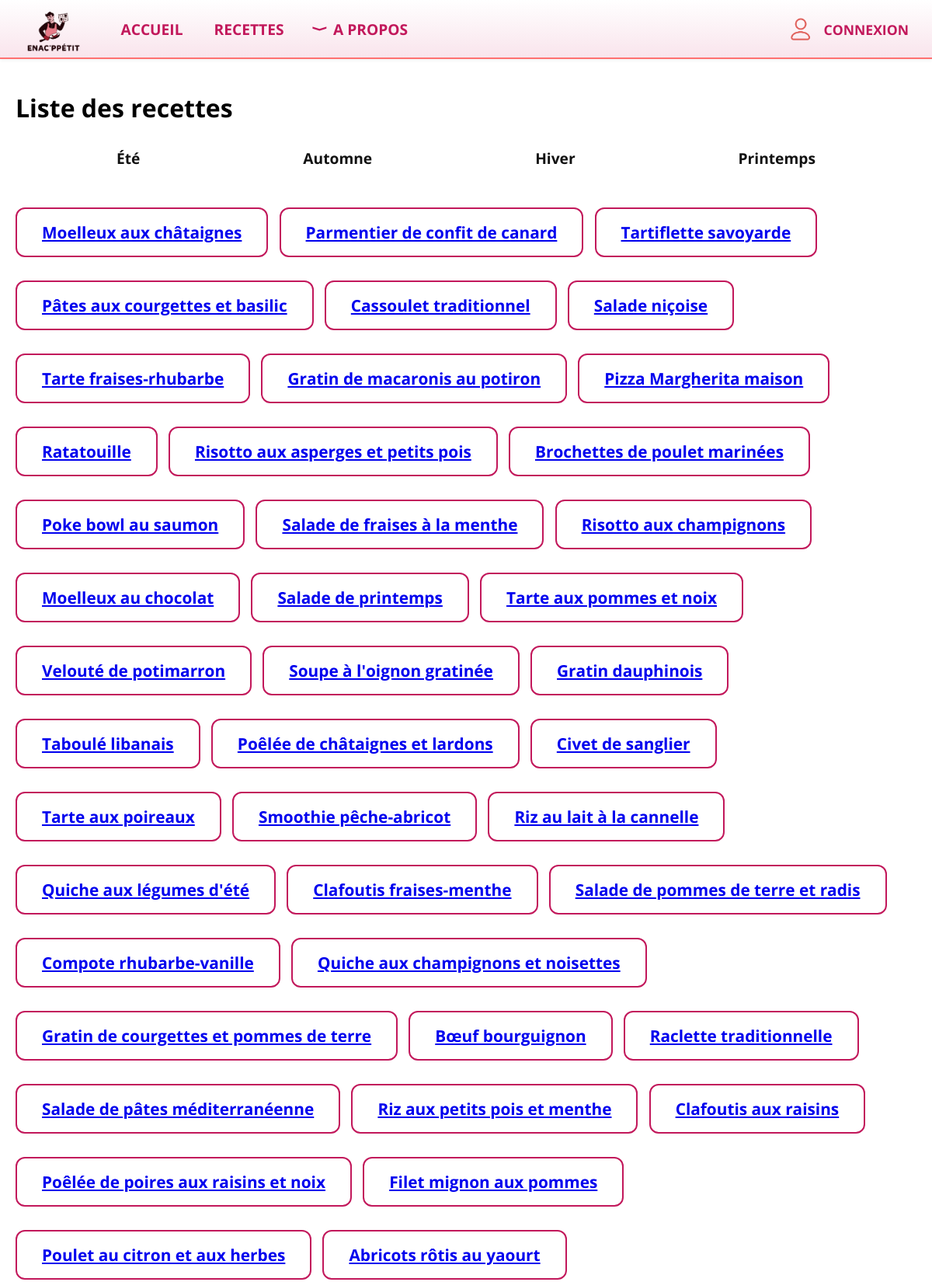
/recettes (upper part), run on the app's committed database.
### tables this page shows
CREATE TABLE Recettes (
    Recette_id INTEGER PRIMARY KEY,
    Title TEXT,
    Preptime INTEGER,
    Cooktime INTEGER,
    Category TEXT,
    Saison TEXT,
    Description TEXT,
    Servings INTEGER,
    Image TEXT
);

### app.py (the view)
@app.route('/recettes') #route des recettes
def recettes():
    recipes = get_recipes()
    return render_template('recettes.html', recipes=recipes)

### app.py (called while the page is built)
def get_recipes(): #recette
    conn = sqlite3.connect('BDD.db')
    conn.row_factory = sqlite3.Row
    recipes = conn.execute('SELECT * FROM recettes').fetchall()
    conn.close()
    return recipes

### templates/recettes.html
{% extends "base.html" %}
{% block content %}
    <h1>Liste des recettes</h1>
    <div class="saisons-links">
        <a href="{{ url_for('ete') }}">Été</a>
        <a href="{{ url_for('automne') }}">Automne</a>
        <a href="{{ url_for('hiver') }}">Hiver</a>
        <a href="{{ url_for('printemps') }}">Printemps</a>
    </div>
   {% set noms_vus = [] %}
{% for recette in recipes %}
    {% if recette['title'] not in noms_vus %}
        <div class="encadre-nom-recette">
            <a href="{{ url_for('recette', recipe_id=recette['Recette_id']) }}" class="lien-recette-nom">
                {{ recette['title'] }}
            </a>
        </div>
        {% set _ = noms_vus.append(recette['title']) %}
    {% endif %}
{% endfor %}
{% endblock %}

### static/style.css (style rules this page uses)
body { overflow-x: hidden; background: #fff; margin: 0; padding: 0; font-family: 'Open Sans', Arial, sans-serif; }
html { box-sizing: border-box; width: 100vw; overflow-x: hidden; }
*, *::before, *::after { box-sizing: inherit; }
.saisons-links { display: flex; justify-content: space-between; width: 100%; max-width: 900px; margin: 30px auto; }
.saisons-links a { font-weight: bold; color: #111; text-decoration: none; font-size: 1.2em; }
.encadre-nom-recette { background: #fff; border: 2px solid #c2185b; border-radius: 12px; padding: 16px 32px; font-size: 1.3em; font-weight: bold; display: inline-block; margin: 20px 10px 10px 0; }

### data on the page
Recettes: title "Moelleux aux châtaignes"
Recettes: title "Parmentier de confit de canard"
Recettes: title "Tartiflette savoyarde"
Recettes: title "Pâtes aux courgettes et basilic"
Recettes: title "Cassoulet traditionnel"
Recettes: title "Salade niçoise"
Recettes: title "Tarte fraises-rhubarbe"
Recettes: title "Gratin de macaronis au potiron"
Recettes: title "Pizza Margherita maison"
Recettes: title "Ratatouille"
Recettes: title "Risotto aux asperges et petits pois"
Recettes: title "Brochettes de poulet marinées"
Recettes: title "Poke bowl au saumon"
Recettes: title "Salade de fraises à la menthe"
Recettes: title "Risotto aux champignons"
Recettes: title "Moelleux au chocolat"
Recettes: title "Salade de printemps"
Recettes: title "Tarte aux pommes et noix"
Recettes: title "Velouté de potimarron"
Recettes: title "Soupe à l'oignon gratinée"
Recettes: title "Gratin dauphinois"
Recettes: title "Taboulé libanais"
Recettes: title "Poêlée de châtaignes et lardons"
Recettes: title "Civet de sanglier"
Recettes: title "Tarte aux poireaux"
Recettes: title "Smoothie pêche-abricot"
Recettes: title "Riz au lait à la cannelle"
Recettes: title "Quiche aux légumes d'été"
Recettes: title "Clafoutis fraises-menthe"
Recettes: title "Salade de pommes de terre et radis"
Recettes: title "Compote rhubarbe-vanille"
Recettes: title "Quiche aux champignons et noisettes"
Recettes: title "Gratin de courgettes et pommes de terre"
Recettes: title "Bœuf bourguignon"
Recettes: title "Raclette traditionnelle"
Recettes: title "Salade de pâtes méditerranéenne"
Recettes: title "Riz aux petits pois et menthe"
Recettes: title "Clafoutis aux raisins"
Recettes: title "Poêlée de poires aux raisins et noix"
Recettes: title "Filet mignon aux pommes"
Recettes: title "Poulet au citron et aux herbes"
Recettes: title "Abricots rôtis au yaourt"
